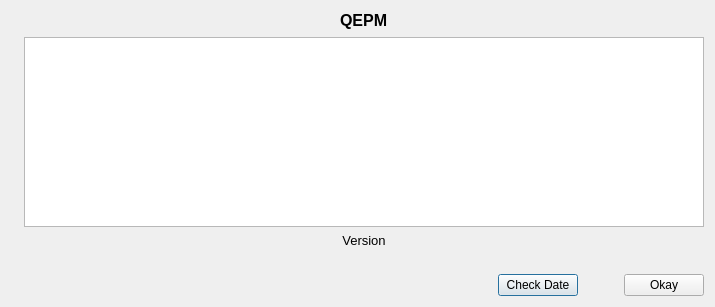
<?xml version="1.0" encoding="UTF-8"?>
<ui version="4.0">
 <class>AboutDialogClass</class>
 <widget class="QDialog" name="AboutDialogClass">
  <property name="windowModality">
   <enum>Qt::ApplicationModal</enum>
  </property>
  <property name="geometry">
   <rect>
    <x>0</x>
    <y>0</y>
    <width>715</width>
    <height>307</height>
   </rect>
  </property>
  <property name="windowTitle">
   <string>About %1</string>
  </property>
  <property name="windowIcon">
   <iconset>
    <normaloff>:/TAC.png</normaloff>:/TAC.png</iconset>
  </property>
  <property name="modal">
   <bool>true</bool>
  </property>
  <layout class="QVBoxLayout" name="verticalLayout_3">
   <item>
    <layout class="QHBoxLayout" name="horizontalLayout_2">
     <item>
      <widget class="QLabel" name="_backsplash">
       <property name="text">
        <string/>
       </property>
       <property name="pixmap">
        <pixmap resource="QCommon.qrc">:/resources/QEPM_BS.png</pixmap>
       </property>
      </widget>
     </item>
     <item>
      <layout class="QVBoxLayout" name="verticalLayout_2">
       <item>
        <layout class="QVBoxLayout" name="verticalLayout">
         <item>
          <layout class="QHBoxLayout" name="horizontalLayout">
           <item>
            <spacer name="horizontalSpacer">
             <property name="orientation">
              <enum>Qt::Horizontal</enum>
             </property>
             <property name="sizeHint" stdset="0">
              <size>
               <width>40</width>
               <height>20</height>
              </size>
             </property>
            </spacer>
           </item>
           <item>
            <widget class="QLabel" name="_title">
             <property name="text">
              <string>&lt;html&gt;&lt;head/&gt;&lt;body&gt;&lt;p&gt;&lt;span style=&quot; font-size:12pt; font-weight:600;&quot;&gt;QEPM&lt;/span&gt;&lt;/p&gt;&lt;/body&gt;&lt;/html&gt;</string>
             </property>
            </widget>
           </item>
           <item>
            <spacer name="horizontalSpacer_2">
             <property name="orientation">
              <enum>Qt::Horizontal</enum>
             </property>
             <property name="sizeHint" stdset="0">
              <size>
               <width>40</width>
               <height>20</height>
              </size>
             </property>
            </spacer>
           </item>
          </layout>
         </item>
         <item>
          <widget class="QTextBrowser" name="_aboutText">
           <property name="html">
            <string>&lt;!DOCTYPE HTML PUBLIC &quot;-//W3C//DTD HTML 4.0//EN&quot; &quot;http://www.w3.org/TR/REC-html40/strict.dtd&quot;&gt;
&lt;html&gt;&lt;head&gt;&lt;meta name=&quot;qrichtext&quot; content=&quot;1&quot; /&gt;&lt;style type=&quot;text/css&quot;&gt;
p, li { white-space: pre-wrap; }
&lt;/style&gt;&lt;/head&gt;&lt;body style=&quot; font-family:'MS Shell Dlg 2'; font-size:8.25pt; font-weight:400; font-style:normal;&quot;&gt;
&lt;p style=&quot;-qt-paragraph-type:empty; margin-top:0px; margin-bottom:0px; margin-left:0px; margin-right:0px; -qt-block-indent:0; text-indent:0px;&quot;&gt;&lt;br /&gt;&lt;/p&gt;&lt;/body&gt;&lt;/html&gt;</string>
           </property>
           <property name="openLinks">
            <bool>false</bool>
           </property>
          </widget>
         </item>
        </layout>
       </item>
       <item>
        <widget class="QLabel" name="_versionLabel">
         <property name="font">
          <font>
           <pointsize>10</pointsize>
          </font>
         </property>
         <property name="text">
          <string>Version</string>
         </property>
         <property name="alignment">
          <set>Qt::AlignCenter</set>
         </property>
        </widget>
       </item>
      </layout>
     </item>
    </layout>
   </item>
   <item>
    <widget class="QLabel" name="_aboutLine2">
     <property name="text">
      <string/>
     </property>
    </widget>
   </item>
   <item>
    <layout class="QHBoxLayout" name="horizontalLayout_3">
     <item>
      <spacer name="horizontalSpacer_3">
       <property name="orientation">
        <enum>Qt::Horizontal</enum>
       </property>
       <property name="sizeHint" stdset="0">
        <size>
         <width>40</width>
         <height>20</height>
        </size>
       </property>
      </spacer>
     </item>
     <item>
      <widget class="QPushButton" name="_checkDateButton">
       <property name="text">
        <string>Check Date</string>
       </property>
      </widget>
     </item>
     <item>
      <spacer name="horizontalSpacer_4">
       <property name="orientation">
        <enum>Qt::Horizontal</enum>
       </property>
       <property name="sizeType">
        <enum>QSizePolicy::Fixed</enum>
       </property>
       <property name="sizeHint" stdset="0">
        <size>
         <width>40</width>
         <height>20</height>
        </size>
       </property>
      </spacer>
     </item>
     <item>
      <widget class="QPushButton" name="_okayButton">
       <property name="text">
        <string>Okay</string>
       </property>
      </widget>
     </item>
    </layout>
   </item>
  </layout>
 </widget>
 <resources>
  <include location="QCommon.qrc"/>
 </resources>
 <connections/>
</ui>
